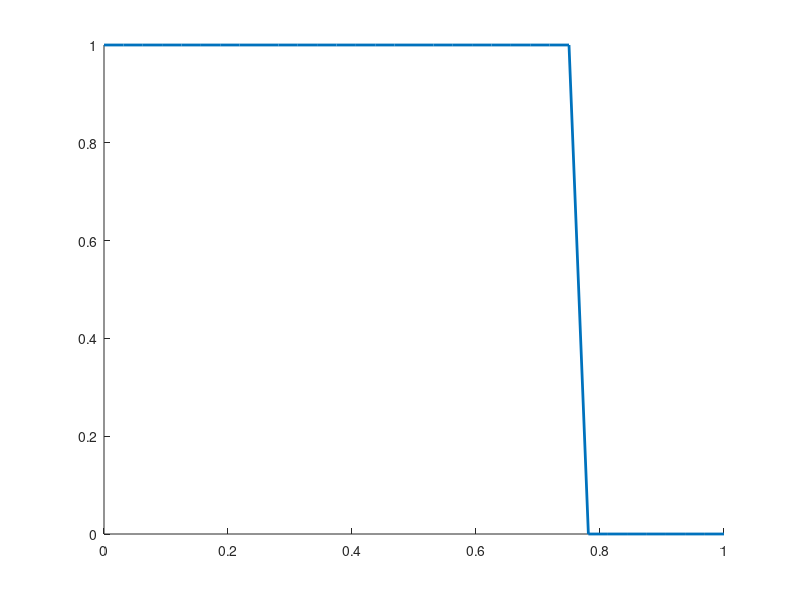

MATLAB code to generate this figure: (Note: this script raises an error after producing the figure.)
clear; clc; 
%{
Aidan Moriarty 
CFD Project 2: Numerical Advection
Program for part 3
%}

% -- Parameters -- 
M = 32; 
L = 1; 
a = 1; 
dx = L/M; 
T = 0.5; 
nu_values = [1, 0.75, 0.5, 0.25]; 

schemes = {'Lax-Friedrichs', 'First-Order Upwind', 'Lax-Wendroff', 'Minimum Dispersion'}; 

x = linspace(0, L, M+1); 
IC = zeros(M+1, 1); 
IC(1:M/4 + 1) = 1; 

L1_errors = zeros(1,length(nu_values)); 
 
u_exact = zeros(M+1, 1); 
x_exact_shock = L/4 + a*T; 
% -- Main Function -- 
for j = 1:M+1
    if x(j) <= x_exact_shock
        u_exact(j) = 1; 
    end 
end 
figure; 
hold on; 
plot(x, u_exact, 'LineWidth', 2, 'DisplayName', 'Exact Solution'); 
for j = 1:length(nu_values)
    nu = nu_values(j); 
    u_final = solve_advection_shock_flux (M, dx, T, a, nu, IC); 

    P = M+1; 
    L1_error_norm = (1/P) * sum(abs(u_final - u_exact)); 
    L1_errors(j) = L1_error_norm; 
    plot(x, u_final, 'LineWidth', 2, 'DisplayName', sprintf('|\\nu| = %.2f', nu, L1_error_norm)); 
end 
xlabel('x'); 
ylabel('u(x,T)'); 
legend show; 
grid on; 

% -- Outputs -- 
fprintf('\n## L1 Error Norm Matrix for Shock Problem ##\n');
nu_string_labels = arrayfun(@(n) sprintf('nu_%.2f', n), nu_values, 'UniformOutput', false);

error_table = array2table(L1_errors, ...
    'VariableNames', nu_string_labels); 
disp(error_table); 

figure; 
hold on; 
xlabel('\nu'); 
ylabel('L1 Error Norm'); 
grid on; 


plot(nu_values, L1_errors(1,:), 'LineWidth', 2, 'DisplayName', 'Modified FLux'); 
legend show; 

% Calculates the linear advection given the new flux formula
function u_final = solve_advection_shock_flux(M, dx, T, a, nu, IC)
    dt = nu*dx; 
    nt = floor(T / dt); 
    u = zeros(M+1, nt+1); 
    u(:,1) = IC; 
    for n = 1:nt
        u(1, n+1) = 1; 
        for j = 2:M
            F_right = calc_F_right(u, j, n, a, nu); 
            F_left = calc_F_left(u, j, n, a, nu); 
            
            u(j,n+1) = u(j,n) - (dt/dx) * (F_right - F_left);
        end 

        % Neumann BC at x = 1 
        u(M+1, n+1) = u(M, n+1); 

    end 
    % outputs u(x,T)
    u_final = u(:, nt+1); 
end 

function F_right = calc_F_right(u, j, n, a, nu)
    ujm1 = u(j-1, n); 
    uj = u(j,n); 
    ujp1 = u(j+1, n); 

    F_right = calc_flux(uj, ujp1, ujm1, a, nu); 
end

function F_left = calc_F_left(u, j, n, a, nu)
    if j == 2
        ujm1 = u(1,n); 
    else
        ujm1 = u(j-2,n); 
    end 
    uj = u(j-1,n); 
    ujp1 = u(j,n);

    F_left = calc_flux(uj, ujp1, ujm1, a, nu); 
end

function F = calc_flux(uj, ujp1, ujm1, a, nu)
    x = ujp1 - uj; 
    y = uj - ujm1; 

    B = get_B(x,y);

    u = uj + 0.5*(1-nu)*B; 
    F = a * u; 
end

% New function to calculate the B term 
function B = get_B(x,y)
    if x * y < 0
        B = 0; 
    else
        if (0.5 <= x/y) && (x/y <= 2)
            B_abs = max(abs(x), abs(y)); 
        else
            B_abs = 2*min(abs(x), abs(y)); 
        end 
        B = sign(x) * B_abs; % assign sign of x 
    end 
end




            